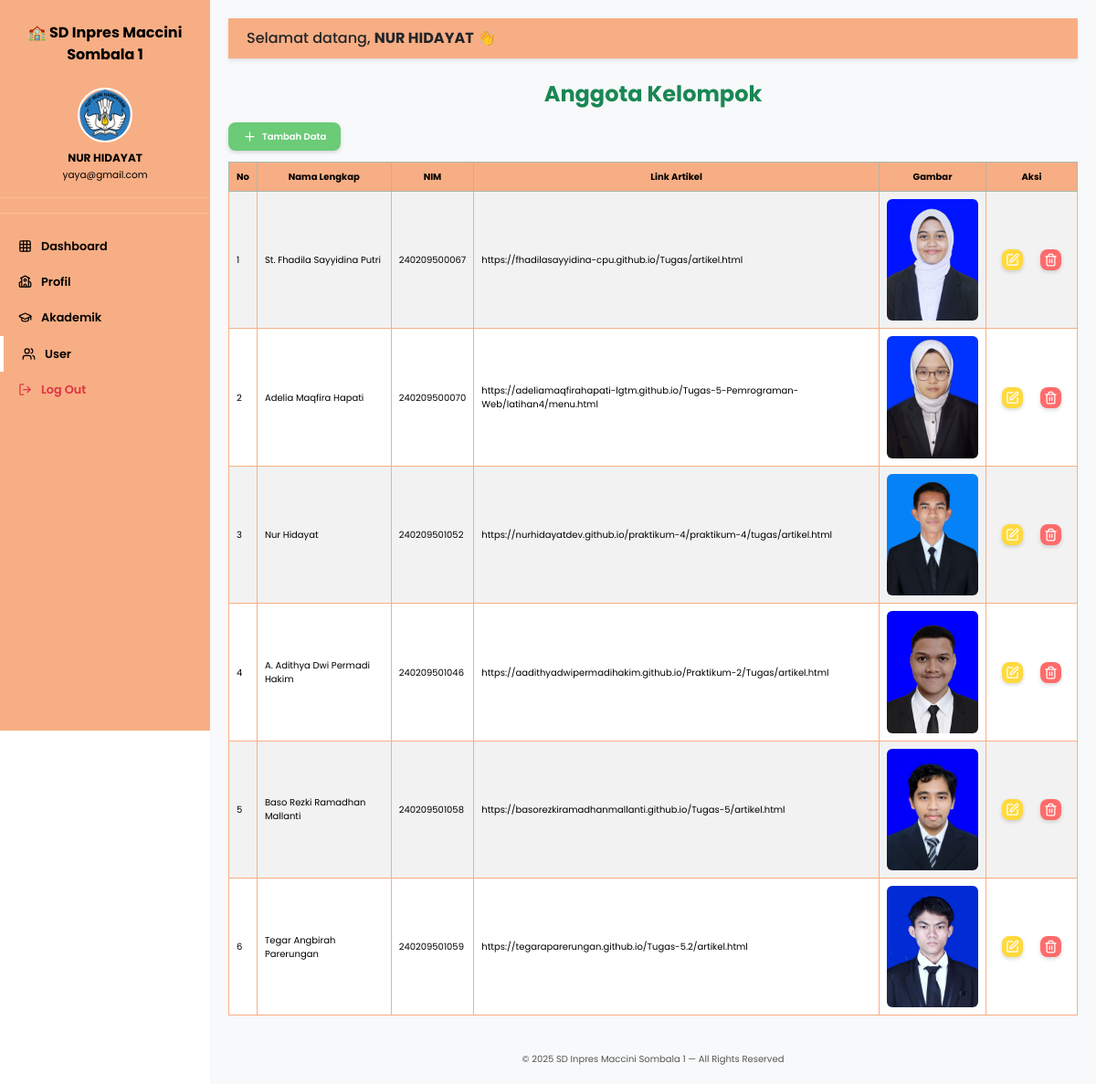
The app's page /backend/dashboard/dashboard_kelompok.php (signed in) with its own data.
### tables this page shows
CREATE TABLE `kelompok` (
  `id` int(11) NOT NULL,
  `gambar` varchar(255) NOT NULL,
  `nama` varchar(100) NOT NULL,
  `nim` varchar(50) NOT NULL,
  `link_artikel` varchar(255) NOT NULL
);

### backend/dashboard/dashboard_kelompok.php (the view, shortened to what this page needs)
<?php
include '../../koneksi.php';
$nama = $_SESSION['nama'];
$email = $_SESSION['email'];
$query = "SELECT * FROM kelompok";
$result = mysqli_query($koneksi, $query);
?>
<!DOCTYPE html>
<html lang="id">
<head>
  <link rel="stylesheet" href="../../bootstrap/dist/css/bootstrap.min.css" />
  <link rel="stylesheet" href="../../frontend/style.css" />
</head>
<body class="db">
  <nav class="sidebar" id="sidebarMenu">
    <div class="brand">🏫 SD Inpres Maccini<br>Sombala 1</div>
    <div class="user-info">
      <div class="user-info">
        <img src="../img/main/icon.png" alt="">
        <div><strong><?= htmlspecialchars($nama) ?></strong></div>
        <small><?= htmlspecialchars($email) ?></small>
      </div>
    </div>
    <ul class="nav flex-column mt-3">
      <li><a class="nav-link " href="dashboard.php"><i data-lucide="grid"></i> Dashboard</a></li>
      <li><a class="nav-link" href="dashboard_profil.php"><i data-lucide="school"></i> Profil</a></li>
      <li><a class="nav-link" href="dashboard_akademik.php"><i data-lucide="graduation-cap"></i> Akademik</a></li>
      <li><a class="nav-link active" href="dashboard_user.php"><i data-lucide="users"></i> User</a></li>
      <li><a class="nav-link text-danger btn-logout" href="../../index.php"><i data-lucide="log-out"></i> Log Out</a></li>
    </ul>
  </nav>
  <main id="mainContent">
    <div class="topbar shadow-sm">
      <div class="welcome-text">Selamat datang, <strong><?= htmlspecialchars($nama) ?></strong> 👋</div>
    </div>
    <div class="content mt-4">
      <div class="mb-4">
        <h4 class="fw-bold mb-3 text-success">Anggota Kelompok</h4>
        <?php mysqli_data_seek($result, 0); ?>
        <div class="fasilitas-sekolah">
          <div style="display: flex; justify-content: flex-start; margin-bottom: 12px;">
            <a href="../crud/tambah.php?file=kelompok&tabel=kelompok" class="btn-db btn-add">
              <i data-lucide="plus"></i> Tambah Data
            </a>
          </div>
          <div class="table-responsive">
            <table class="table table-bordered table-striped align-middle">
              <thead class="table-success text-center">
                <tr>
                  <th width="30px">No</th>
                  <th>Nama Lengkap</th>
                  <th>NIM</th>
                  <th>Link Artikel</th>
                  <th>Gambar</th>
                  <th width="100px">Aksi</th>
                </tr>
              </thead>
              <tbody>
                <?php
                $no = 1;
                while ($row = mysqli_fetch_assoc($result)) : ?>
                  <tr>
                    <td><?= $no++; ?></td>
                    <td><?= $row['nama']; ?></td>
                    <td><?= $row['nim']; ?></td>
                    <td><?= $row['link_artikel']; ?></td>
                    <td>
                      <?php if (!empty($row['gambar'])): ?>
                        <img src="../img/kelompok/<?php echo htmlspecialchars($row['gambar']); ?>"
                          alt="<?php echo htmlspecialchars($row['nama']); ?>"
                          class="img-fluid rounded"
                          style="max-width:100px; height:auto;" />
                      <?php else: ?>
                        <span class="text-muted">Belum ada gambar</span>
                      <?php endif; ?>
                    </td>
                    <td class="text-center">
                      <a href="../crud/edit.php?file=kelompok&tabel=kelompok&id=<?= $row['id']; ?>" class="btn-db btn-edit mx-2 my-2"><i data-lucide="square-pen"></i></a>
                      <a href="../crud/hapus.php?tabel=kelompok&id=<?= $row['id']; ?>"
                        class="btn-db btn-del mx-2 my-2"><i data-lucide="trash"></i></a>
                    </td>
                  </tr>
                <?php endwhile; ?>
              </tbody>
            </table>
          </div>
        </div>
      </div>
    </div>
    <p class="fdb text-center mb-0">
      © 2025 SD Inpres Maccini Sombala 1 — All Rights Reserved
    </p>
  </main>
</body>
</html>

### frontend/style.css (style rules this page uses)
:root { --green: #446b42; --orange: #f8ae84; --yellow: #fffccf; --white-rgba: rgba(255, 255, 255, 0.15); }
* { font-family: "Poppins", sans-serif; }
.db { font-size: 10px; }
.content { flex: 1; }
#mainContent { min-height: 100vh; display: flex; flex-direction: column; background: #f8f9fa; }
.fdb { color: #555; }
a { text-decoration: none; }
table { background-color: white; border: 1px solid #f8ae84 !important; }
th { background-color: #f8ae84 !important; color: black !important; vertical-align: middle !important; }
tr:nth-child(even) { background-color: #f8ae84 !important; }
h2, h4 { color: var(--green); font-weight: 700; text-align: center; margin-bottom: 25px; }
.sidebar { height: 100vh; width: 230px; position: fixed; top: 0; left: 0; background: var(--orange); color: black; transition: all 0.3s ease; z-index: 2000; }
.sidebar .brand { font-weight: 700; font-size: 1rem; text-align: center; padding: 1.5rem 1rem 0.5rem; }
.sidebar .user-info { text-align: center; padding: 0.5rem 0 1rem; border-bottom: 1px solid rgba(255, 255, 255, 0.2); font-size: 12px; }
.sidebar .user-info div { font-size: 12px; }
.sidebar .user-info img { width: 60px; height: 60px; border-radius: 50%; margin-bottom: 8px; border: 2px solid #fff; }
.sidebar .nav-link { color: black; font-size: 0.8rem; padding: 10px 20px; display: flex; align-items: center; gap: 10px; transition: all 0.2s; font-weight: 600; }
.sidebar .nav-link.active { border-left: 4px solid white; }
#mainContent { margin-left: 230px; padding: 20px; transition: all 0.3s ease; }
.topbar { display: flex; justify-content: space-between; align-items: center; background-color: white; padding: 10px 20px; border-bottom: 1px solid #dee2e6; position: sticky; top: 0; z-index: 1000; background: var(--orange); }
.welcome-text { font-weight: 500; font-size: 1rem; }
.lucide { width: 15px !important; height: 15px !important; }
.btn-db { border-radius: 8px; font-weight: 600; display: inline-flex; align-items: center; gap: 6px; box-shadow: 0 2px 4px rgba(0, 0, 0, 0.15); transition: 0.2s; color: white; }
.btn-edit { background: #ffd93d; padding: 4px; }
.btn-del { background: #ff6b6b; padding: 4px; }
.btn-add { background-color: #6bcb77; padding: 8px 16px; }

### records on screen
kelompok: nama "St. Fhadila Sayyidina Putri", nim "240209500067", link_artikel "https://fhadilasayyidina-cpu.github.io/Tugas/artikel.html", gambar (picture)
kelompok: nama "Adelia Maqfira Hapati", nim "240209500070", link_artikel "https://adeliamaqfirahapati-lgtm.github.io/Tugas-5-Pemrograman-Web/latihan4/menu.html", gambar (picture)
kelompok: nama "Nur Hidayat", nim "240209501052", link_artikel "https://nurhidayatdev.github.io/praktikum-4/praktikum-4/tugas/artikel.html", gambar (picture)
kelompok: nama "A. Adithya Dwi Permadi Hakim", nim "240209501046", link_artikel "https://aadithyadwipermadihakim.github.io/Praktikum-2/Tugas/artikel.html", gambar (picture)
kelompok: nama "Baso Rezki Ramadhan Mallanti", nim "240209501058", link_artikel "https://basorezkiramadhanmallanti.github.io/Tugas-5/artikel.html", gambar (picture)
kelompok: nama "Tegar Angbirah Parerungan", nim "240209501059", link_artikel "https://tegaraparerungan.github.io/Tugas-5.2/artikel.html", gambar (picture)

### other values on screen
$nama "NUR HIDAYAT"
$email "yaya@gmail.com"
